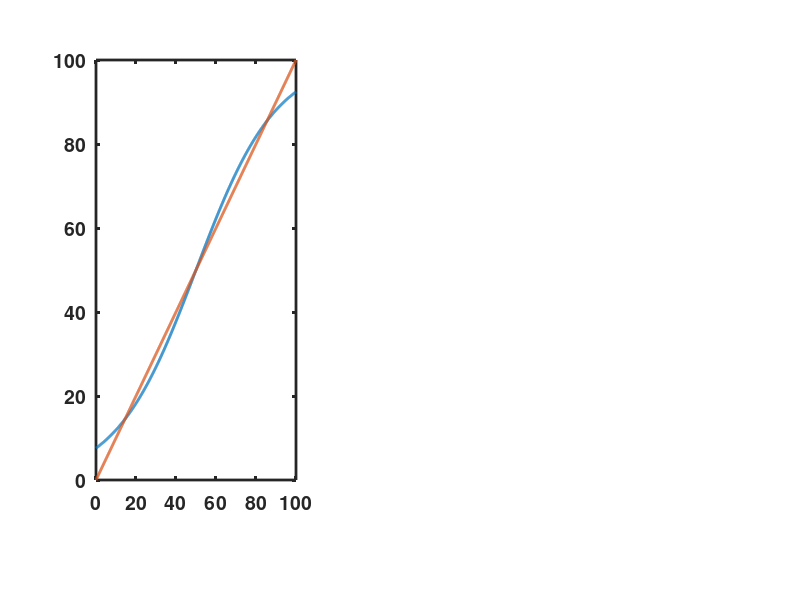

MATLAB code to generate this figure: (Note: this script raises an error after producing the figure.)
% Figure_7_2.m
%
% Plots dr/dt as a function of r for different values of recurrent
% feedback, W.
%
% This code is used to produce Figure 7.2 in the book:
% An Introductory Course in Computational Neuroscience,
% by Paul Miller.
%
%%%%%%%%%%%%%%%%%%%%%%%%%%%%%%%%%%%%%%%%%%%%%%%%%%%%%%%%%%%%%%%%%%%%%%%%%%%

r_in = 0:0.1:100;           % Set of rates for the x-axis

rmax = 100;                 % Maximum rate in f-I curve
I_sigma = 20;               % Range of inputs to change rate (inverse steepness)
Ith = 50;                   % Input for half-maximum rate
% Define the firing rate curve as a sigmoid function
f_of_r = @(x) rmax./(1+(exp(-(x-Ith)/I_sigma)));

Wvals = [1 1.06 1.12 1.18]; % Set of values of feedback, W, to use one at a time
Nplots = length(Wvals);     % Number of subplots, one per value of W

%% Set up the plotting parameters
set(0,'DefaultLineLineWidth',2,...
    'DefaultLineMarkerSize',8, ...
    'DefaultAxesLineWidth',2, ...
    'DefaultAxesFontSize',14,...
    'DefaultAxesFontWeight','Bold');

figure(2)
clf
figure(1)
clf

%% Loop through different values of W, calculated dr/dt as a function of r
%   then plot the resulting curve for each value of W
for i = 1:Nplots
    Wrec = Wvals(i);            % Value of W for this plot
    
    input = Wrec*r_in;          % Input is recurrent feedback only
    r_out(i,:) = f_of_r(input); % Output rate as a function of input
    
    % In figure(1) plot r_out as a function of r_in and compare to the
    % straight line where r_out = r_in
    figure(1)
    subplot('Position',[0.12+0.3*(i-1) 0.2 0.25 0.7])    
    plot(r_in,r_out(i,:));
    hold on
    plot(r_in,r_in)
    
    % In figure(2) calculate dr/dr from the dynamical equations as:
    % dr/dt = (-r + f(I))/tau
    figure(2)    
    drdt(i,:) = (-r_in + r_out(i,:))/tau;
    
    % Now plot dr/dt versus r
    subplot('Position',[0.1+0.95/Nplots*(i-1) 0.2 2/(3*Nplots) 0.7])
    plot(r_in,drdt(i,:),'k','LineWidth',3)
    hold on
    plot(r_in,zeros(size(r_in)),'k','LineWidth',1)
    xlabel('r (Hz)')
    if ( i == 1 )
        ylabel('dr/dt (Hz/sec)')
    end
    axis([0 rmax -1500 1500])
    title(strcat('W = ',num2str(Wrec)))
    
end
% Label the subplots A-D.
annotation('textbox',[0.01 0.99 0.02 0.02],'LineStyle','none', ...
    'FontSize',16,'FontWeight','Bold','String','A')
annotation('textbox',[0.28 0.99 0.02 0.02],'LineStyle','none', ...
    'FontSize',16,'FontWeight','Bold','String','B')
annotation('textbox',[0.515 0.99 0.02 0.02],'LineStyle','none', ...
    'FontSize',16,'FontWeight','Bold','String','C')
annotation('textbox',[0.75 0.99 0.02 0.02],'LineStyle','none', ...
    'FontSize',16,'FontWeight','Bold','String','D')
